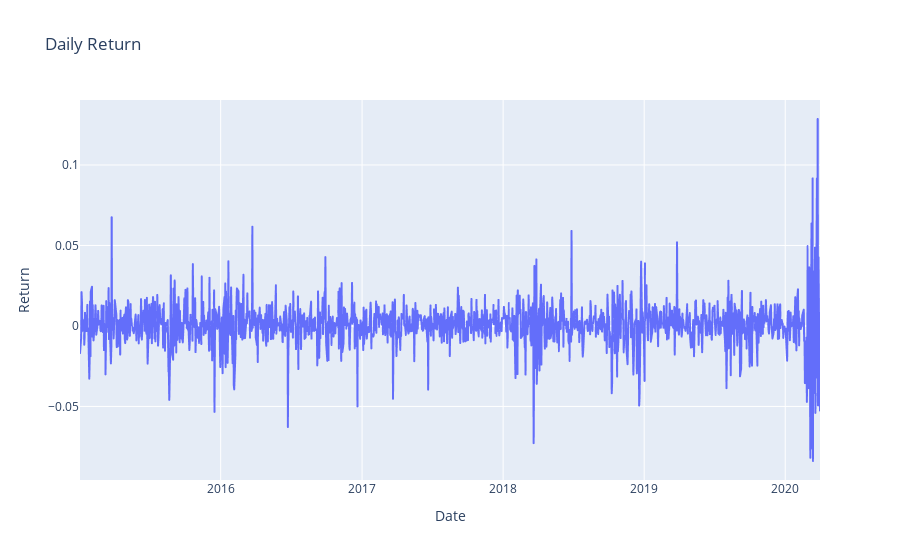

Write notebook code for a chart like this one.
### Code cell
df_lastyears['Price_Difference'] = df_lastyears['Close'].shift(-1) - df_lastyears['Close']
df_lastyears = df_lastyears.dropna()

#Let's calculate the daily return by using the expression we wrote before
df_lastyears['Return'] = df_lastyears['Price_Difference'] / df_lastyears['Close']

fig_return = px.line(data_frame=df_lastyears, x=df_lastyears.index, y='Return', title='Daily Return')
fig_return.update_xaxes(title='Date')
fig_return.show()

### Figure 1 — Plotly figure (JSON) as saved in the notebook; plotly's stock layout.template omitted (floating-point values rounded to 4 significant figures; data arrays with more than 128 entries replaced by an {"elided": "..."} marker saying what was removed)
{"data": [{"hovertemplate": "index=%{x}<br>Return=%{y}<extra></extra>", "legendgroup": "", "line": {"color": "#636efa", "dash": "solid"}, "mode": "lines", "name": "", "showlegend": false, "type": "scattergl", "x": {"elided": "1320 str values"}, "xaxis": "x", "y": {"elided": "1320 float values"}, "yaxis": "y"}], "layout": {"legend": {"tracegroupgap": 0}, "title": {"text": "Daily Return"}, "xaxis": {"anchor": "y", "domain": [0, 1], "title": {"text": "Date"}}, "yaxis": {"anchor": "x", "domain": [0, 1], "title": {"text": "Return"}}}}
